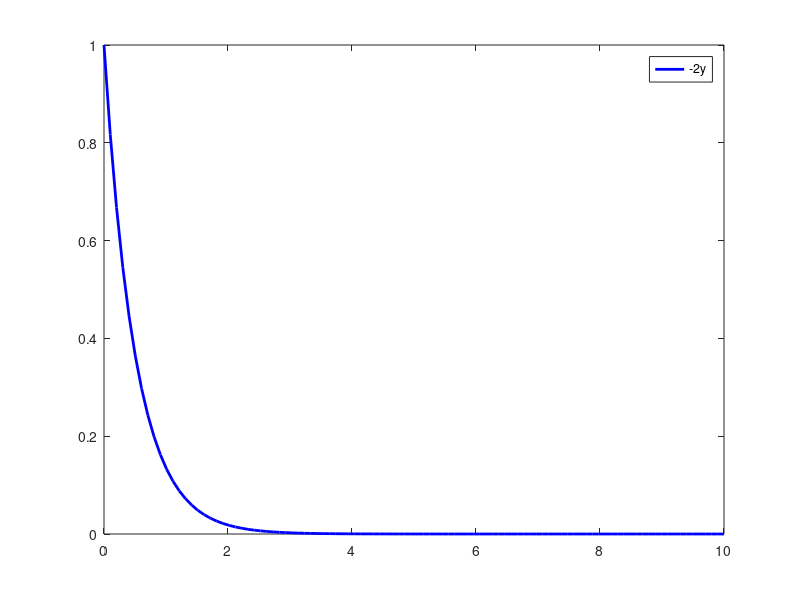

Write MATLAB code to recreate this figure. (Note: this script raises an error after producing the figure.)
#!/usr/bin/octave -q

% odesolve.m
% Date  : 28 October 2017
% Author: Ankit Pati

grid on;

title('Solve ODEs');
xlabel('t');
ylabel('y');

y0 = 1;
[t y] = ode45(@(t, y) -2.*y, linspace(0, 10), y0);
plot(t, y, 'linewidth', 2, '-b', 'DisplayName', '-2y');

legend('show');
drawnow();
input("Press enter key to continue...");

Y0 = [1; 1];
[t y] = ode45(@odesample, linspace(0, 10), Y0);
plot(t, y, 'linewidth', 2, '-r', 'DisplayName', 'odesample');

legend('show');
drawnow();
input("Press enter key to terminate...");

% end of odesolve.m
